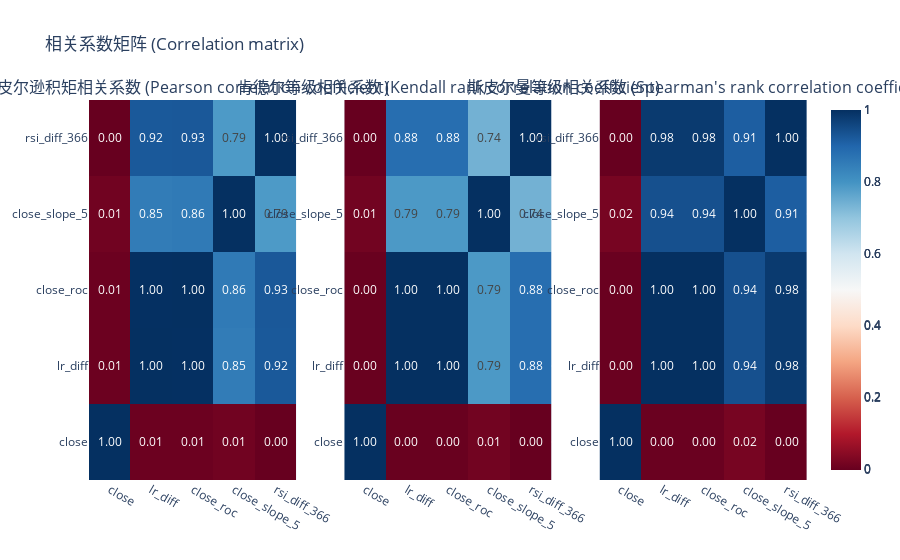

The code cell stored with this chart in its notebook:
### Code cell
rsi = RSIDiffFactor(366, 4)
feature = rsi.extract(feature)
tmp = feature.dropna()

ca.plot(tmp[['close', 'lr_diff', 'close_roc', slope.name(), rsi.name()]], method='all')

feature

### Figure 1 — Plotly figure (JSON) as saved in the notebook; plotly's stock layout.template omitted (floating-point values rounded to 4 significant figures)
{"data": [{"colorscale": [[0, "rgb(103,0,31)"], [0.1, "rgb(178,24,43)"], [0.2, "rgb(214,96,77)"], [0.3, "rgb(244,165,130)"], [0.4, "rgb(253,219,199)"], [0.5, "rgb(247,247,247)"], [0.6, "rgb(209,229,240)"], [0.7, "rgb(146,197,222)"], [0.8, "rgb(67,147,195)"], [0.9, "rgb(33,102,172)"], [1, "rgb(5,48,97)"]], "text": [[1, 0.005578, 0.005476, 0.01247, -0.0006545], [0.005578, 1, 0.9992, 0.8509, 0.9237], [0.005476, 0.9992, 1, 0.8551, 0.9257], [0.01247, 0.8509, 0.8551, 1, 0.7867], [-0.0006545, 0.9237, 0.9257, 0.7867, 1]], "texttemplate": "%{text:.2f}", "type": "heatmap", "x": ["close", "lr_diff", "close_roc", "close_slope_5", "rsi_diff_366"], "xaxis": "x", "y": ["close", "lr_diff", "close_roc", "close_slope_5", "rsi_diff_366"], "yaxis": "y", "z": [[1, 0.005578, 0.005476, 0.01247, -0.0006545], [0.005578, 1, 0.9992, 0.8509, 0.9237], [0.005476, 0.9992, 1, 0.8551, 0.9257], [0.01247, 0.8509, 0.8551, 1, 0.7867], [-0.0006545, 0.9237, 0.9257, 0.7867, 1]]}, {"colorscale": [[0, "rgb(103,0,31)"], [0.1, "rgb(178,24,43)"], [0.2, "rgb(214,96,77)"], [0.3, "rgb(244,165,130)"], [0.4, "rgb(253,219,199)"], [0.5, "rgb(247,247,247)"], [0.6, "rgb(209,229,240)"], [0.7, "rgb(146,197,222)"], [0.8, "rgb(67,147,195)"], [0.9, "rgb(33,102,172)"], [1, "rgb(5,48,97)"]], "text": [[1, 0.0003005, 0.0003005, 0.01222, -0.002745], [0.0003005, 1, 1.0, 0.7874, 0.8809], [0.0003005, 1.0, 1, 0.7874, 0.8809], [0.01222, 0.7874, 0.7874, 1, 0.739], [-0.002745, 0.8809, 0.8809, 0.739, 1]], "texttemplate": "%{text:.2f}", "type": "heatmap", "x": ["close", "lr_diff", "close_roc", "close_slope_5", "rsi_diff_366"], "xaxis": "x2", "y": ["close", "lr_diff", "close_roc", "close_slope_5", "rsi_diff_366"], "yaxis": "y2", "z": [[1, 0.0003005, 0.0003005, 0.01222, -0.002745], [0.0003005, 1, 1.0, 0.7874, 0.8809], [0.0003005, 1.0, 1, 0.7874, 0.8809], [0.01222, 0.7874, 0.7874, 1, 0.739], [-0.002745, 0.8809, 0.8809, 0.739, 1]]}, {"colorscale": [[0, "rgb(103,0,31)"], [0.1, "rgb(178,24,43)"], [0.2, "rgb(214,96,77)"], [0.3, "rgb(244,165,130)"], [0.4, "rgb(253,219,199)"], [0.5, "rgb(247,247,247)"], [0.6, "rgb(209,229,240)"], [0.7, "rgb(146,197,222)"], [0.8, "rgb(67,147,195)"], [0.9, "rgb(33,102,172)"], [1, "rgb(5,48,97)"]], "text": [[1, 0.0002052, 0.0002052, 0.01666, -0.004447], [0.0002052, 1, 1, 0.9397, 0.9806], [0.0002052, 1, 1, 0.9397, 0.9806], [0.01666, 0.9397, 0.9397, 1, 0.9138], [-0.004447, 0.9806, 0.9806, 0.9138, 1]], "texttemplate": "%{text:.2f}", "type": "heatmap", "x": ["close", "lr_diff", "close_roc", "close_slope_5", "rsi_diff_366"], "xaxis": "x3", "y": ["close", "lr_diff", "close_roc", "close_slope_5", "rsi_diff_366"], "yaxis": "y3", "z": [[1, 0.0002052, 0.0002052, 0.01666, -0.004447], [0.0002052, 1, 1, 0.9397, 0.9806], [0.0002052, 1, 1, 0.9397, 0.9806], [0.01666, 0.9397, 0.9397, 1, 0.9138], [-0.004447, 0.9806, 0.9806, 0.9138, 1]]}], "layout": {"annotations": [{"font": {"size": 16}, "showarrow": false, "text": "皮尔逊积矩相关系数 (Pearson correlation coefficient)", "x": 0.1444, "xanchor": "center", "xref": "paper", "y": 1, "yanchor": "bottom", "yref": "paper"}, {"font": {"size": 16}, "showarrow": false, "text": "肯德尔等级相关系数 (Kendall rank correlation coefficient)", "x": 0.5, "xanchor": "center", "xref": "paper", "y": 1, "yanchor": "bottom", "yref": "paper"}, {"font": {"size": 16}, "showarrow": false, "text": "斯皮尔曼等级相关系数 (Spearman's rank correlation coefficient)", "x": 0.8556, "xanchor": "center", "xref": "paper", "y": 1, "yanchor": "bottom", "yref": "paper"}], "title": {"text": "相关系数矩阵 (Correlation matrix)"}, "xaxis": {"anchor": "y", "domain": [0, 0.2889]}, "xaxis2": {"anchor": "y2", "domain": [0.3556, 0.6444]}, "xaxis3": {"anchor": "y3", "domain": [0.7111, 1]}, "yaxis": {"anchor": "x", "domain": [0, 1]}, "yaxis2": {"anchor": "x2", "domain": [0, 1]}, "yaxis3": {"anchor": "x3", "domain": [0, 1]}}}
